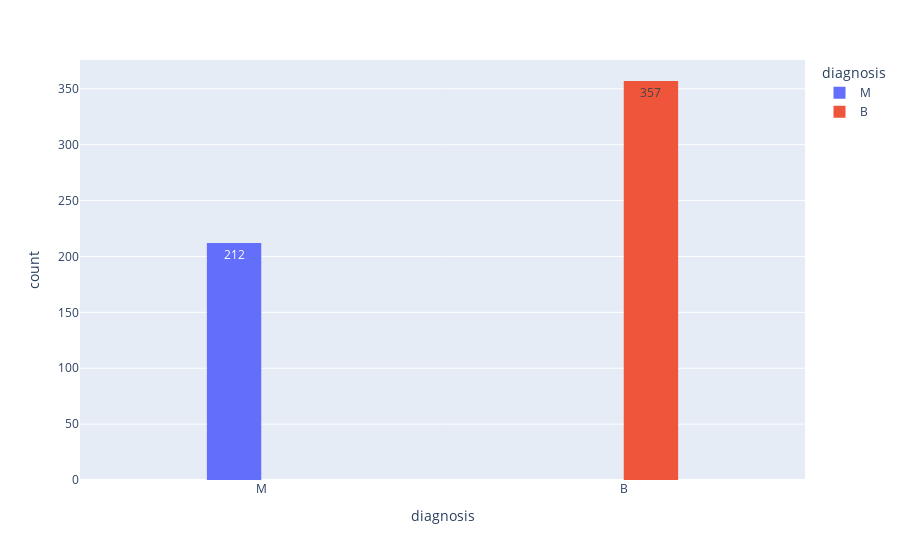

The notebook cell this image was saved under:
### Code cell
fig= px.histogram(df, x='diagnosis',color='diagnosis', barmode='group',text_auto=True)
fig.update_layout(bargap=0.7)
fig.show()

### Figure 1 — Plotly figure (JSON) as saved in the notebook; plotly's stock layout.template omitted (floating-point values rounded to 4 significant figures; data arrays with more than 128 entries replaced by an {"elided": "..."} marker saying what was removed)
{"data": [{"alignmentgroup": "True", "bingroup": "x", "hovertemplate": "diagnosis=%{x}<br>count=%{y}<extra></extra>", "legendgroup": "M", "marker": {"color": "#636efa", "pattern": {"shape": ""}}, "name": "M", "offsetgroup": "M", "orientation": "v", "showlegend": true, "texttemplate": "%{value}", "type": "histogram", "x": {"elided": "212 str values"}, "xaxis": "x", "yaxis": "y"}, {"alignmentgroup": "True", "bingroup": "x", "hovertemplate": "diagnosis=%{x}<br>count=%{y}<extra></extra>", "legendgroup": "B", "marker": {"color": "#EF553B", "pattern": {"shape": ""}}, "name": "B", "offsetgroup": "B", "orientation": "v", "showlegend": true, "texttemplate": "%{value}", "type": "histogram", "x": {"elided": "357 str values"}, "xaxis": "x", "yaxis": "y"}], "layout": {"bargap": 0.7, "barmode": "group", "legend": {"title": {"text": "diagnosis"}, "tracegroupgap": 0}, "margin": {"t": 60}, "xaxis": {"anchor": "y", "categoryarray": ["M", "B"], "categoryorder": "array", "domain": [0, 1], "title": {"text": "diagnosis"}}, "yaxis": {"anchor": "x", "domain": [0, 1], "title": {"text": "count"}}}}
